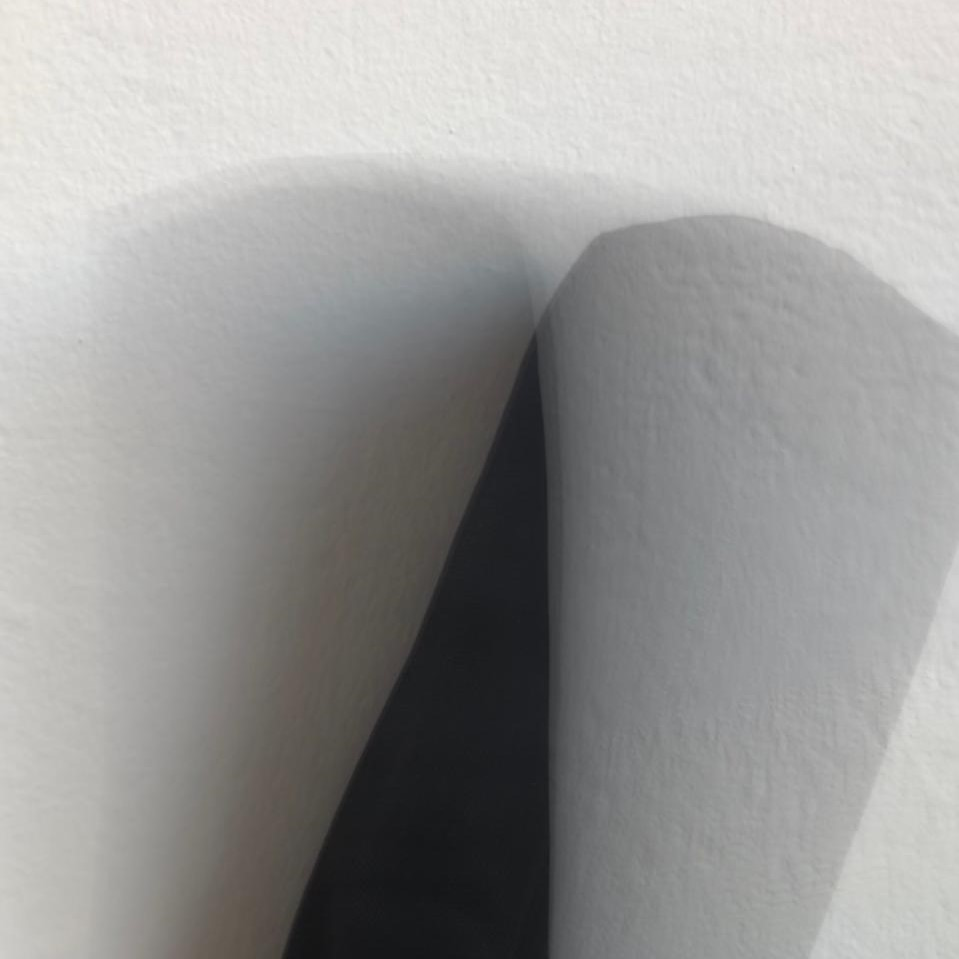
#> input picture pencilcase.jpg, 959 x 959 px
$ python alpha.py
#> lines starting #> are read from the running program, lines starting #| are printed output that depends on the picture; after the words box and inside, x2 and y2 are one past the last pixel; in counts of white or black regions, pixels touching at a corner belong together
import cv2
import numpy as np
from matplotlib import pyplot as plt

from pymatting import estimate_alpha_cf, load_image, save_image, estimate_foreground_cf

# Constants
IMAGE_NAME = "pencilcase"
IMAGE_EXTENSION = "jpg"
THRESH_BINARY = cv2.THRESH_BINARY
THRESH_VALUE_BROAD = 200
THRESH_VALUE_STRICT = 50
THRESH_MAX_VALUE = 255

# Load image
img = cv2.imread(f"{IMAGE_NAME}.{IMAGE_EXTENSION}", cv2.IMREAD_GRAYSCALE)
#> img: shape (959, 959); min 20, max 239, mean 154
assert img is not None, "file could not be read, check with os.path.exists()"

# Perform and average to reduce noise
img_cleaned = cv2.medianBlur(img, 5) # BLUR_KERNEL_SIZE = 5

# Create broad mask
_, broad_mask = cv2.threshold(
    img_cleaned, THRESH_VALUE_BROAD, THRESH_MAX_VALUE, THRESH_BINARY
)
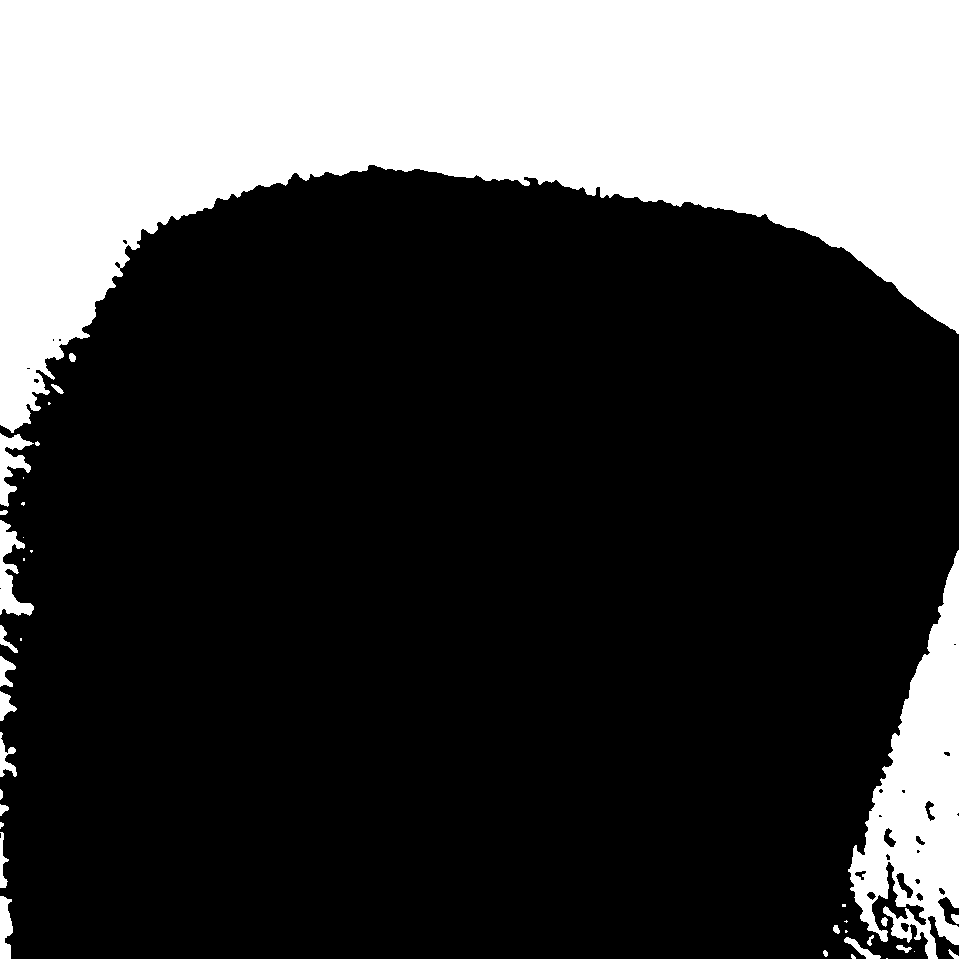
#> broad_mask: shape (959, 959); 26.9% white; 38 white regions (15 under 20 px), largest, box (x1, y1, x2, y2) and area: (0, 0, 959, 433) 219863, (848, 550, 959, 959) 22097, (0, 520, 34, 616) 1378
cv2.imwrite(f"./{IMAGE_NAME}_broad_mask.png", broad_mask)

# Create strict mask
_, strict_mask = cv2.threshold(
    img_cleaned, THRESH_VALUE_STRICT, THRESH_MAX_VALUE, THRESH_BINARY
)
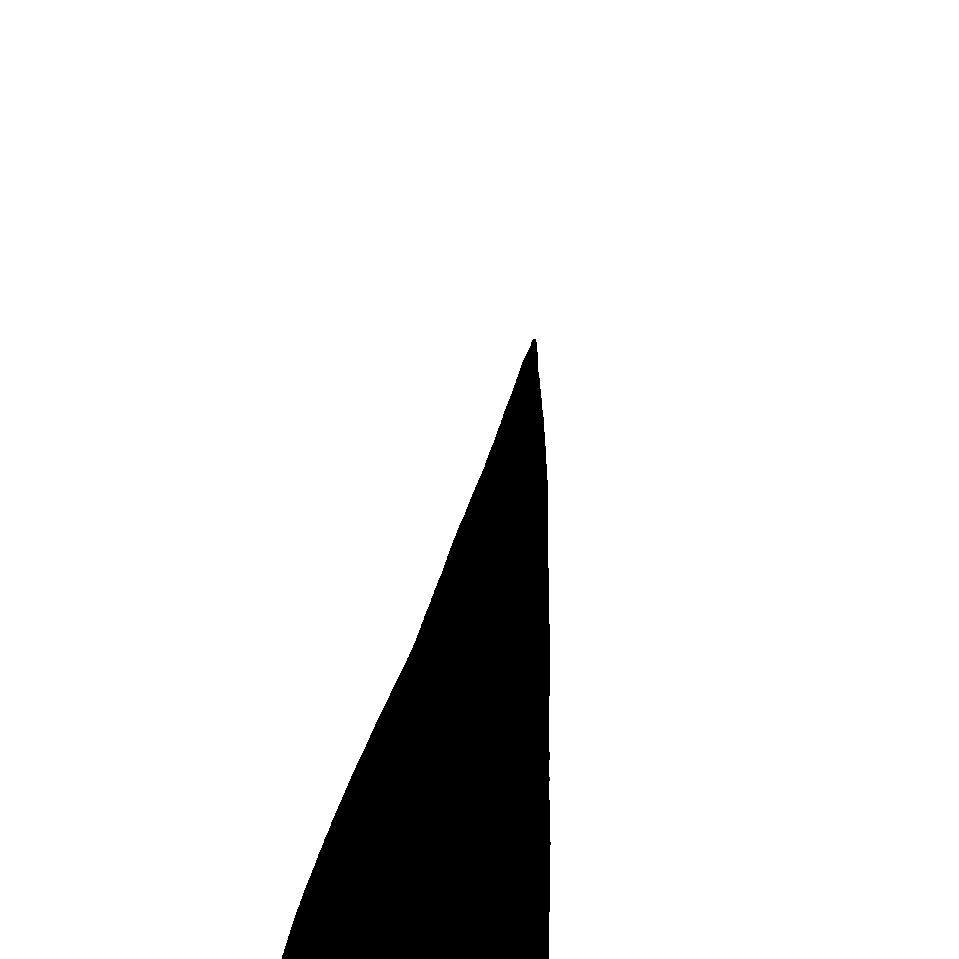
#> strict_mask: shape (959, 959); 90.5% white; 1 black region, box (x1, y1, x2, y2) and area: (282, 339, 551, 959) 87081
cv2.imwrite(f"./{IMAGE_NAME}_strict_mask.png", strict_mask)

# Generate Trimap
if (THRESH_BINARY == cv2.THRESH_BINARY):
    trimap = strict_mask - broad_mask
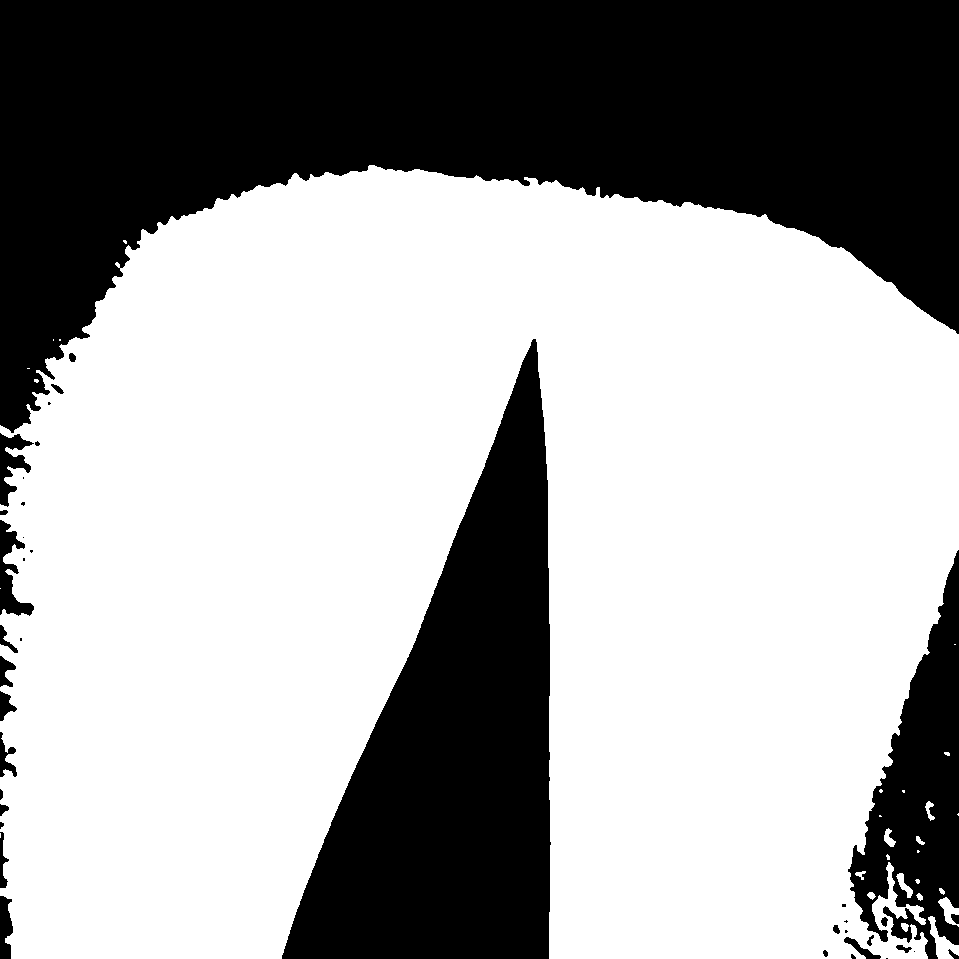
#> trimap: shape (959, 959); 63.6% white; 39 black regions (15 under 20 px), largest, box (x1, y1, x2, y2) and area: (0, 0, 959, 433) 219863, (282, 339, 551, 959) 87081, (848, 550, 959, 959) 22097
    trimap[trimap == 255] = 153 # setting white pixels to gray
    trimap[broad_mask == 255] = 255 # overlapping the strict mask with the black pixels
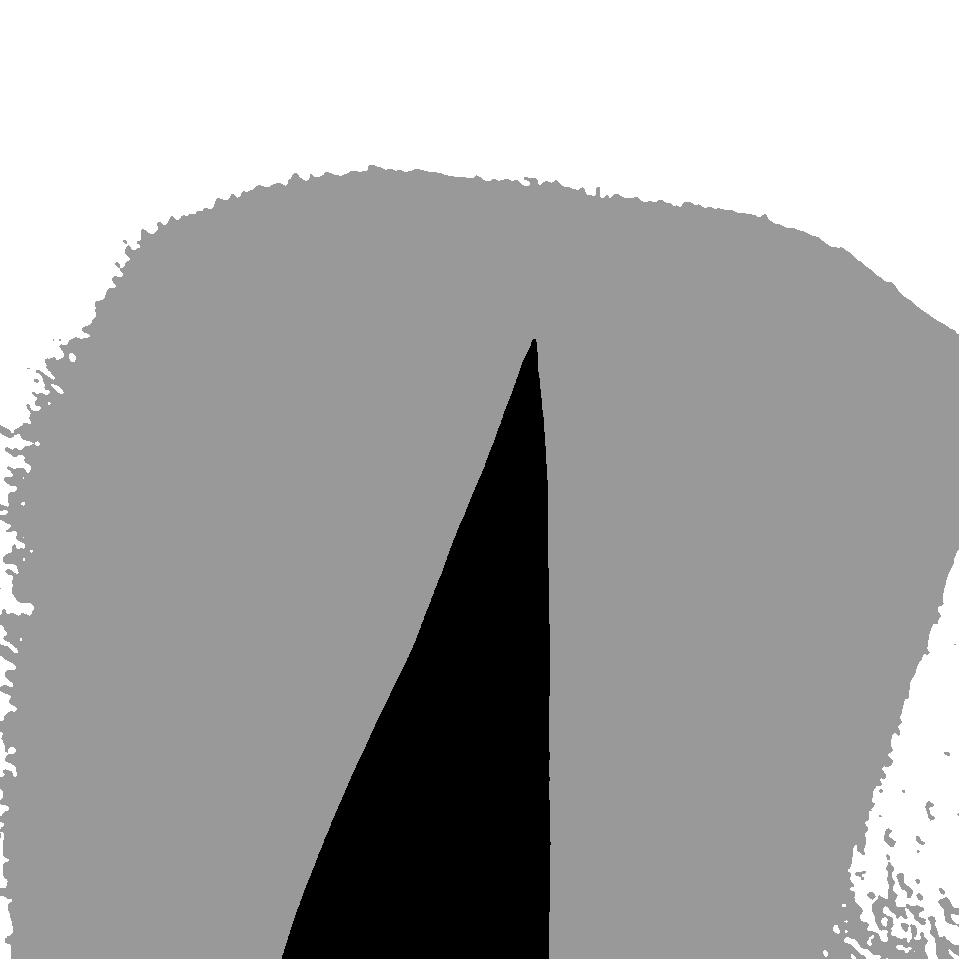
#> trimap: shape (959, 959); min 0, max 255, mean 165.9
else:
    trimap = broad_mask - strict_mask
    trimap[trimap == 255] = 153 # setting white pixels to gray
    trimap[strict_mask == 255] = 255 # overlapping the strict mask with the black pixels

cv2.imwrite(f"./{IMAGE_NAME}_trimap.png", trimap)

# Alpha Matting
scale = 1.0
#> (the run stopped early here; a loop or call above may not have finished)

$ run again, with dog.jpg copied over pencilcase.jpg
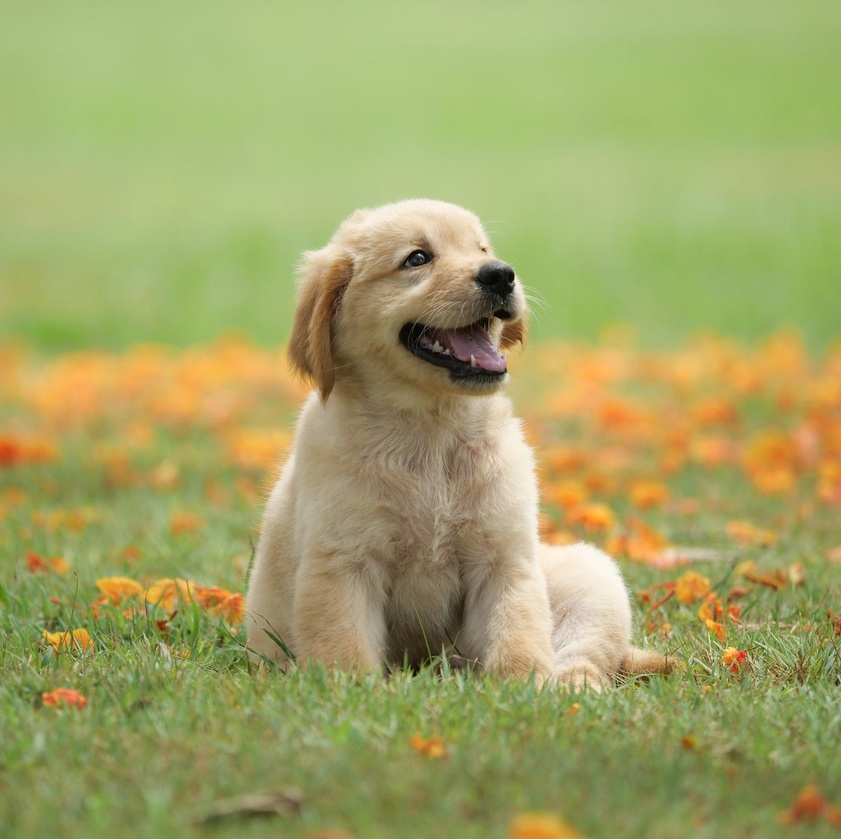
#> input picture dog.jpg, 841 x 839 px, shrunk from 1200 x 1197 before the run
#> `_, broad_mask = cv2.threshold( img_cleaned, THRESH_VALUE_BROAD, THRESH..`:
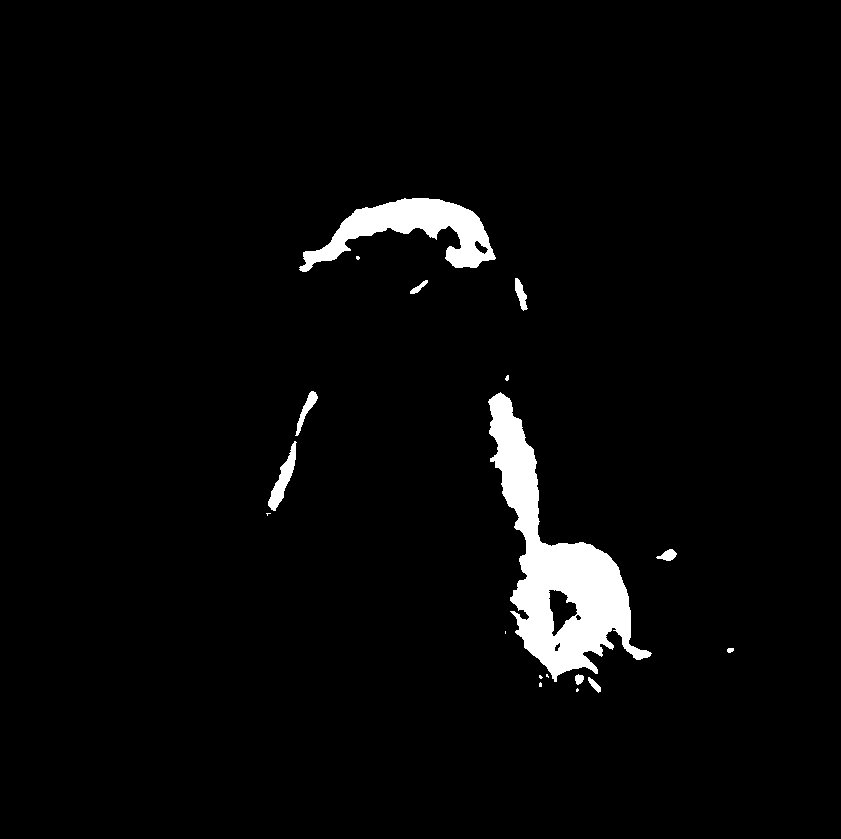
#> broad_mask: shape (839, 841); 3.3% white; 18 white regions (8 under 20 px), largest, box (x1, y1, x2, y2) and area: (488, 392, 652, 682) 15684, (299, 198, 496, 272) 5910, (268, 441, 297, 511) 693
#> strict_mask: shape (839, 841); 99.2% white; 11 black regions (4 under 20 px), largest, box (x1, y1, x2, y2) and area: (399, 316, 501, 381) 2647, (476, 271, 514, 319) 1183, (394, 631, 438, 675) 917
#> `trimap[broad_mask == 255] = 255`:
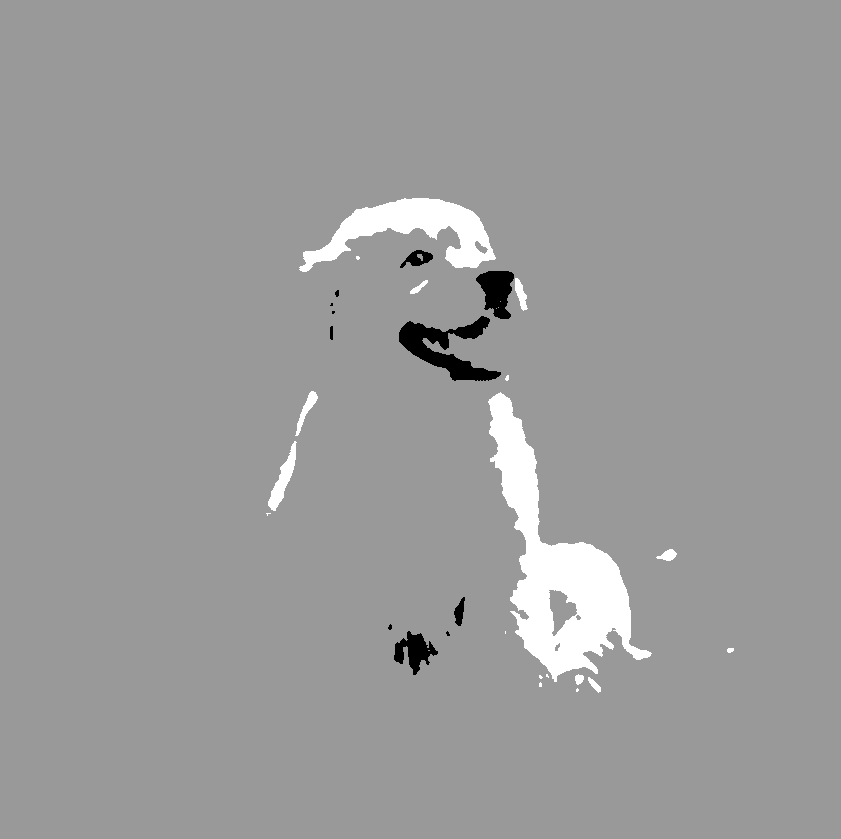
#> trimap: shape (839, 841); min 0, max 255, mean 155.2
